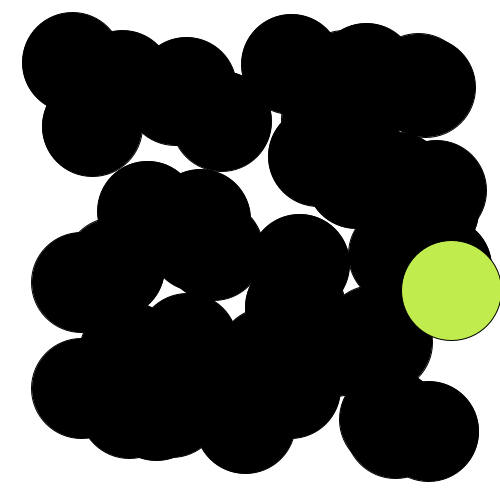
Frame 1 (no input)
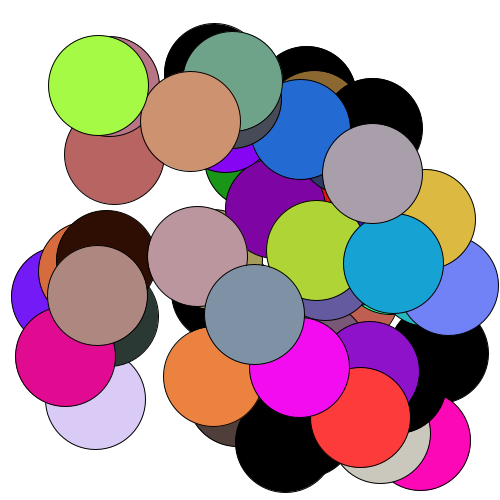
Frame 60 (the mouse pressed at the canvas centre just before this capture)
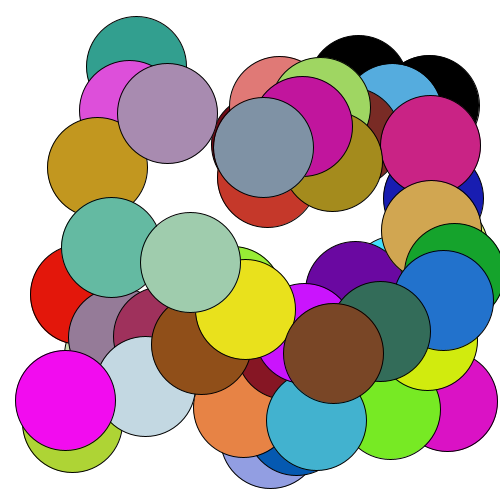
Frame 120 (the mouse held since frame 60 and released just before this capture)

The Processing sketch that drew these frames (run headless with seeded random() and noise(); from frame 60 on, the mouse is pressed at the canvas centre):

// Processing sketch: processing_33965
// ── processing_33965.pde

/*
Aneta Genova
genovaa@newschool.edu
Copyright 2011
Parsons MFA D+T Bootcamp
Homework 8/15/11: Balls, Balls, Balls
*/


int numberBalls = 50;
float centerX [] = new float[numberBalls];
float centerY [] = new float[numberBalls];
float xspeed [] =  new float[numberBalls];
float yspeed [] =  new float[numberBalls];
float r[] = new float[numberBalls];
float g[] = new float[numberBalls];
float b[] = new float[numberBalls];


void setup() {
  size(500, 500);

  for (int i=0; i<numberBalls; i++) {
    centerX [i] = random(50, 450);
    centerY [i] = random(50, 450);

    xspeed[i]= random(10);
    yspeed[i]= random(10);
  }
}

void draw() {
  background(255, 255, 255);

  for (int i=0; i<numberBalls; i++) {

    centerX [i] = centerX[i] + xspeed[i];
    centerY [i] = centerY[i] + yspeed[i];

    if (centerX [i] > 450) {
      xspeed[i] = xspeed[i] * -1;
      r[i] = random(255);
      g [i]= random(255);
      b [i]= random(255);
    } 
    else if (centerX[i] < 50) {
      r[i] = random(255);
      g [i]= random(255);
      b [i]= random(255);
      xspeed[i] = xspeed[i] * -1;
    } 
    
    if (centerY[i] > 450) {
      r[i] = random(255);
      g [i]= random(255);
      b [i]= random(255);
      yspeed[i]= yspeed[i] *-1;
    } 
    else if (centerY[i] < 50) {
      r[i] = random(255);
      g [i]= random(255);
      b [i]= random(255);
      yspeed[i]=yspeed[i] * -1;
    }

    fill (r[i], g[i], b[i]);
    ellipse(centerX[i], centerY[i], 100, 100);
  }
}
